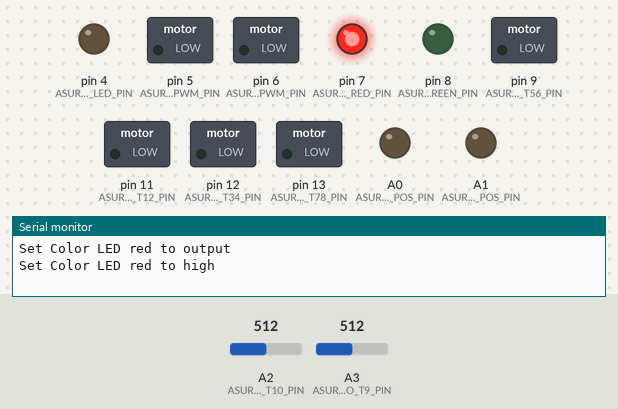
Bench run of a program on a simulated Arduino Pro Mini, built with avr-gcc and run on an emulated ATmega328P. Shown: switched loads named in the program (green lamp = pin HIGH), output pins drawn as LEDs (lit = HIGH), the last lines printed to the serial monitor. The test bench sets the inputs (shaded band); at power-on: A2 (ASURO_PHOTO_T10_PIN) = 512, A3 (ASURO_PHOTO_T9_PIN) = 512.

Above: at 0.1 s.
At 11.3 s:
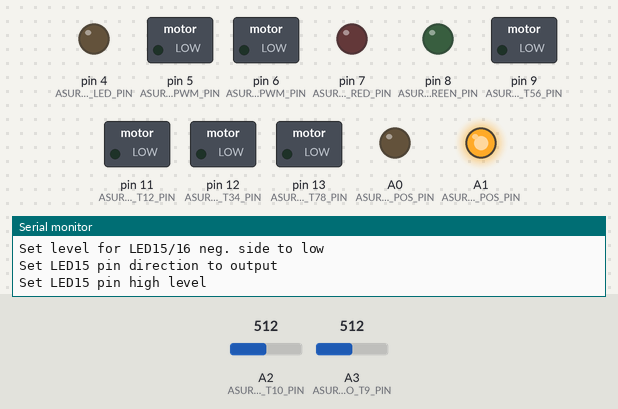
At 16.4 s:
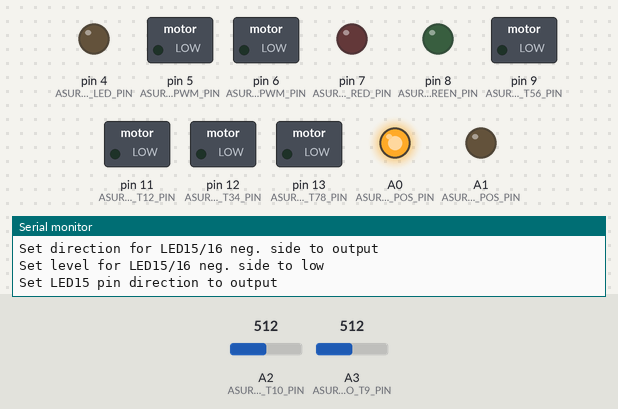
At 21.6 s:
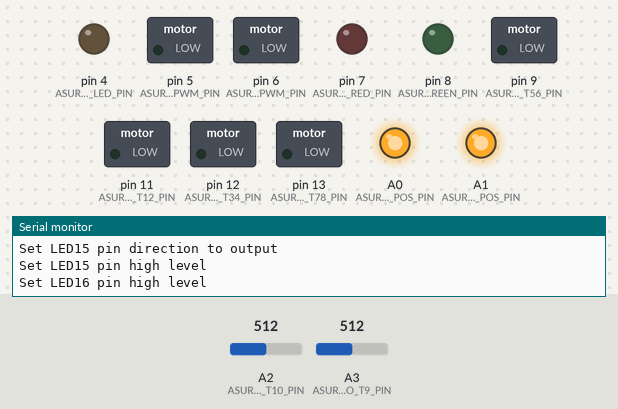
At 26.8 s:
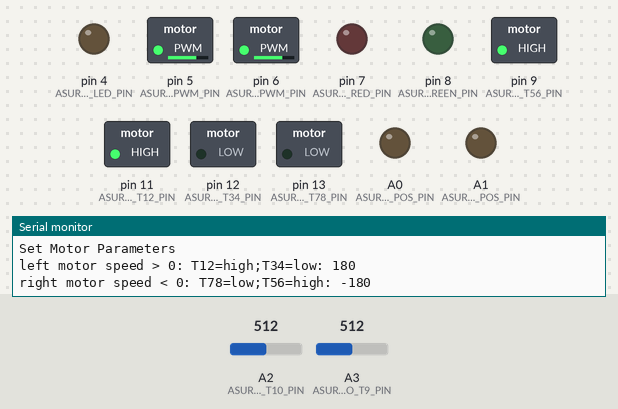
At 36.9 s:
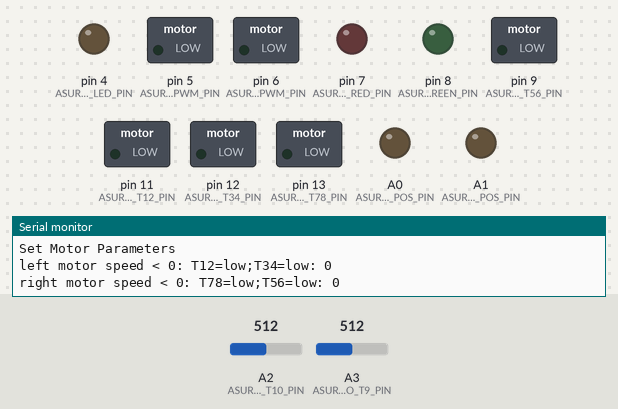
Timing chart, 0 to 38.4 s (numbered marks = the images above):
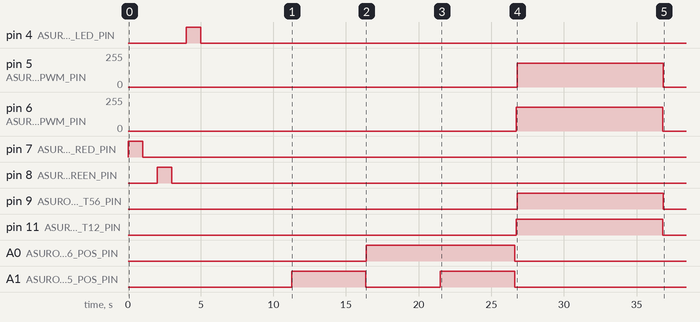

Measured:
- by itself, pin 4 (ASURO_LINE_LED_PIN): LOW → HIGH at 4.0 s, → LOW 1.0 s later
- by itself, pin 5 (ASURO_MOTOR2_PWM_PIN): 0/255 → 180/255 at 26.8 s, → 0/255 10.1 s later
- by itself, pin 6 (ASURO_MOTOR1_PWM_PIN): 0/255 → 180/255 at 26.7 s, → 0/255 10.1 s later
- by itself, pin 7 (ASURO_COLOR_LED_RED_PIN): LOW → HIGH at 0.00 s, → LOW 1.0 s later
- by itself, pin 8 (ASURO_COLOR_LED_GREEN_PIN): LOW → HIGH at 2.0 s, → LOW 1.0 s later
- by itself, pin 9 (ASURO_MOTOR2_T56_PIN): LOW → HIGH at 26.8 s, → LOW 10.1 s later
- by itself, pin 11 (ASURO_MOTOR1_T12_PIN): LOW → HIGH at 26.7 s, → LOW 10.1 s later
- by itself, A0 (ASURO_LED16_POS_PIN): LOW → HIGH at 16.4 s, → LOW 10.2 s later

The program:

main.cpp
```cpp
#include <Arduino.h>

/****************************************************************************
 *   This code is distributed in the hope that it will be useful,           *
 *   but WITHOUT ANY WARRANTY; without even the implied warranty of         *
 *   MERCHANTABILITY or FITNESS FOR A PARTICULAR PURPOSE.                   *
 ****************************************************************************/

/**
 * @file Asuro.ino
 * @author CJ
 * @date March 2023
 * @brief This sketch will use the Arexx Asuro robot platform.
 * Instead of the original Atmega8L we make use of an Arduino Nano like board
 * Inspiration https://github.com/Dirk-/Asurino-Library/blob/master/src/Asuro.cpp
 */


constexpr int ASURO_IR_REC_SFH5110_PIN = 2; // Asuro pin 2
// "IR Diode - SFH 415-U" GND                  // Asuro pin 3
constexpr int ASURO_COLOR_LED_RED_PIN = 7; // Asuro pin 4
constexpr int ASURO_SWITCH_INT_PIN = 3; // Asuro pin 5
constexpr int ASURO_MOTOR1_T12_PIN = 11; // Asuro pin 6
// VCC    // Asuro pin 7
// GND    // Asuro pin 8
// quarz  // Asuro pin 9
// quarz  // Asuro pin 10
constexpr int ASURO_MOTOR1_T34_PIN = 12; // Asuro pin 11
constexpr int ASURO_LINE_LED_PIN = 4; // Asuro pin 12
constexpr int ASURO_LED13_14_POS_PIN = A7; //? Asuro pin 13
constexpr int ASURO_LED15_16_NEG_PIN = A7; //? Asuro pin 13
constexpr int ASURO_COLOR_LED_GREEN_PIN = 8; // Asuro pin 14
// #####
constexpr int ASURO_MOTOR1_PWM_PIN = 6; // Asuro pin 15
constexpr int ASURO_MOTOR2_PWM_PIN = 5; // Asuro pin 16
constexpr int ASURO_IR_TRANSMITTER_PIN = 10; // Asuro pin 17
constexpr int ASURO_MOTOR2_T78_PIN = 13; // Asuro pin 18
constexpr int ASURO_MOTOR2_T56_PIN = 9; // Asuro pin 19
// AVCC    // Asuro pin 20
// AREF    // Asuro pin 21
// AGND    // Asuro pin 22
constexpr int ASURO_PHOTO_T12_PIN = A0; // Asuro pin 23
constexpr int ASURO_LED16_POS_PIN = A0; // Asuro pin 23
constexpr int ASURO_PHOTO_T11_PIN = A1; // Asuro pin 24
constexpr int ASURO_LED15_POS_PIN = A1; // Asuro pin 24
constexpr int ASURO_PHOTO_T10_PIN = A2; // Asuro pin 25
constexpr int ASURO_PHOTO_T9_PIN = A3; // Asuro pin 26
constexpr int ASURO_SWITCHES_PIN = A4; // Asuro pin 27
constexpr int ASURO_DIVIDER_PIN = A5; // Asuro pin 28

/**
 * @brief color LED color
 *
 */
enum class LED_COLOR_EN{
  LED_COLOR_RED = 0,
  LED_COLOR_GREEN = 1,
  LED_COLOR_YELLOW = 2
};

/**
 * @brief digital state, for example LED on or off
 *
 */
enum class IO_STATE_EN{
  IO_STATE_ON = 0,
  IO_STATE_OFF = 1,
  IO_STATE_UNDEF = 2
};

/**
 * @brief line sensor selection
 *
 */
enum class LINE_SENSOR_EN{
  LINE_SENSOR_LEFT = 0,
  LINE_SENSOR_RIGHT = 1,
  LINE_SENSOR_BOTH = 2,
  LINE_SENSOR_UNDEF = 3,
};

/**
 * @brief motor parameters
 *
 */
struct MOTOR_SELECTION_ST{
  int16_t left_motor_speed;
  int16_t right_motor_speed;
};


void Asuro_setMotor(struct MOTOR_SELECTION_ST paramMotorSelection);
void Asuro_initBackLeds(void);
void Asuro_setBackLeds(enum IO_STATE_EN paramLeftLedState, enum IO_STATE_EN paramRightLedState);


/**
 * @brief main Arduino setup routine
 * It initializes and test the main Asuro funktions
 *
 */
void setup() {
  int tempReadTestValue = 0;
  // init serial interface
  Serial.begin(9600);

  // initial self test of color LED
  // ##############################
   Serial.println("Set Color LED red to output");
   pinMode(ASURO_COLOR_LED_RED_PIN, OUTPUT);
   Serial.println("Set Color LED red to high");
   digitalWrite(ASURO_COLOR_LED_RED_PIN, HIGH);
   delay(1000);                       // wait for a second
   Serial.println("Set Color LED red to low");
   digitalWrite(ASURO_COLOR_LED_RED_PIN, LOW);
   delay(1000);                       // wait for a second
   Serial.println("Set Color LED green to output");
   pinMode(ASURO_COLOR_LED_GREEN_PIN, OUTPUT);
   Serial.println("Set Color LED green to high");
   digitalWrite(ASURO_COLOR_LED_GREEN_PIN, HIGH);
   delay(1000);                       // wait for a second
   Serial.println("Set Color LED green to low");
   digitalWrite(ASURO_COLOR_LED_GREEN_PIN, LOW);
   delay(1000);                       // wait for a second
  // initial self test of line LED and line photo read
  // #################################################
   Serial.println("Set line LED to output");
   pinMode(ASURO_LINE_LED_PIN, OUTPUT);
   Serial.println("Set line LED to high");
   digitalWrite(ASURO_LINE_LED_PIN, HIGH);
   Serial.print("Read Line 1: ");
   tempReadTestValue = analogRead(ASURO_PHOTO_T10_PIN);
   Serial.println(tempReadTestValue);
   Serial.print("Read Line 2: ");
   tempReadTestValue = analogRead(ASURO_PHOTO_T9_PIN);
   Serial.println(tempReadTestValue);
   delay(1000);                       // wait for a second
   digitalWrite(ASURO_LINE_LED_PIN, LOW);
   Serial.print("Read Line 1: ");
   tempReadTestValue = analogRead(ASURO_PHOTO_T10_PIN);
   Serial.println(tempReadTestValue);
   Serial.print("Read Line 2: ");
   tempReadTestValue = analogRead(ASURO_PHOTO_T9_PIN);
   Serial.println(tempReadTestValue);
   delay(1000);

  // initialize back LEDs
  Asuro_initBackLeds();
  delay(5000);
  Asuro_setBackLeds(IO_STATE_EN::IO_STATE_ON, IO_STATE_EN::IO_STATE_OFF);
  delay(5000);
  Asuro_setBackLeds(IO_STATE_EN::IO_STATE_OFF, IO_STATE_EN::IO_STATE_ON);
  delay(5000);
  Asuro_setBackLeds(IO_STATE_EN::IO_STATE_ON, IO_STATE_EN::IO_STATE_ON);
  delay(5000);
  Asuro_setBackLeds(IO_STATE_EN::IO_STATE_OFF, IO_STATE_EN::IO_STATE_OFF);

  // initialize motore functions
  struct MOTOR_SELECTION_ST tempMotorSelection;
  tempMotorSelection.left_motor_speed = 180;
  tempMotorSelection.right_motor_speed = -180;
  Asuro_setMotor(tempMotorSelection);
  delay(10000);
  tempMotorSelection.left_motor_speed = 0;
  tempMotorSelection.right_motor_speed = 0;
  Asuro_setMotor(tempMotorSelection);
  delay(10000);
  tempMotorSelection.left_motor_speed = -180;
  tempMotorSelection.right_motor_speed = 180;
  Asuro_setMotor(tempMotorSelection);
  delay(10000);
  tempMotorSelection.left_motor_speed = 0;
  tempMotorSelection.right_motor_speed = 0;
  Asuro_setMotor(tempMotorSelection);

}

/**
 * @brief main Arduino loop
 * it schedules the Asuro tasks
 *
 */
void loop() {
  // put your main code here, to run repeatedly:

}


void Asuro_initBackLeds(void)
{
  Serial.println("Set direction for LED15/16 neg. side to output");
  pinMode(ASURO_LED15_16_NEG_PIN, OUTPUT);
  Serial.println("Set level for LED15/16 neg. side to low");
  digitalWrite(ASURO_LED15_16_NEG_PIN, LOW);

  Serial.println("Set LED15 pin direction to output");
  pinMode(ASURO_LED15_POS_PIN, OUTPUT);
  Serial.println("Set LED15 pin low level");
  digitalWrite(ASURO_LED15_POS_PIN, LOW);

  Serial.println("Set LED15 pin direction to output");
  pinMode(ASURO_LED16_POS_PIN, OUTPUT);
  Serial.println("Set LED16 pin low level");
  digitalWrite(ASURO_LED16_POS_PIN, LOW);
}


/**
 * @brief Function to set the back LEDs to a given level (high or low)
 *
 * @param paramLeftLedState set left LED to IO_STATE_EN::IO_STATE_ON or _OFF
 * @param paramRightLedState set right LED to IO_STATE_EN::IO_STATE_ON or _OFF
 */
void Asuro_setBackLeds(enum IO_STATE_EN paramLeftLedState, enum IO_STATE_EN paramRightLedState)
{
  Serial.println("Set direction for LED15/16 neg. side to output");
  pinMode(ASURO_LED15_16_NEG_PIN, OUTPUT);
  Serial.println("Set level for LED15/16 neg. side to low");
  digitalWrite(ASURO_LED15_16_NEG_PIN, LOW);

  Serial.println("Set LED15 pin direction to output");
  pinMode(ASURO_LED15_POS_PIN, OUTPUT);
  if (IO_STATE_EN::IO_STATE_ON == paramLeftLedState){
    Serial.println("Set LED15 pin high level");
    digitalWrite(ASURO_LED15_POS_PIN, HIGH);

  } else {
    Serial.println("Set LED15 pin low level");
    digitalWrite(ASURO_LED15_POS_PIN, LOW);
  }
  if (IO_STATE_EN::IO_STATE_ON == paramRightLedState){
    Serial.println("Set LED16 pin high level");
    digitalWrite(ASURO_LED16_POS_PIN, HIGH);

  } else {
    Serial.println("Set LED16 pin low level");
    digitalWrite(ASURO_LED16_POS_PIN, LOW);
  }
}

/**
 * @brief inits the color LED with red and green and sets the output to low
 *
 */
void Asuro_initColorLed(void){
  Serial.println("Set Color LED red to output");
  pinMode(ASURO_COLOR_LED_RED_PIN, OUTPUT);
  Serial.println("Set Color LED red to low");
  digitalWrite(ASURO_COLOR_LED_RED_PIN, LOW);
  Serial.println("Set Color LED green to output");
  pinMode(ASURO_COLOR_LED_GREEN_PIN, OUTPUT);
  Serial.println("Set Color LED green to low");
  digitalWrite(ASURO_COLOR_LED_GREEN_PIN, LOW);
}

/**
 * @brief set the color and state (on/off) of the color LED
 *
 * @param paramLedColor LED_COLOR_RED, LED_COLOR_GREEN, LED_COLOR_YELLOW
 * @param paramIoState IO_STATE_ON, IO_STATE_OFF
 */
void Asuro_setColorLed(enum LED_COLOR_EN paramLedColor, enum IO_STATE_EN paramIoState){

  switch (paramLedColor){
    case LED_COLOR_EN::LED_COLOR_RED:
    if (IO_STATE_EN::IO_STATE_ON == paramIoState){
      digitalWrite(ASURO_COLOR_LED_RED_PIN, HIGH);
    }
    else{
      digitalWrite(ASURO_COLOR_LED_RED_PIN, LOW);
    }
    break;
  case LED_COLOR_EN::LED_COLOR_GREEN:
    if (IO_STATE_EN::IO_STATE_ON == paramIoState){
      digitalWrite(ASURO_COLOR_LED_GREEN_PIN, HIGH);
    }
    else{
      digitalWrite(ASURO_COLOR_LED_GREEN_PIN, LOW);
    }
    break;
  case LED_COLOR_EN::LED_COLOR_YELLOW:
    if (IO_STATE_EN::IO_STATE_ON == paramIoState){
      digitalWrite(ASURO_COLOR_LED_RED_PIN, HIGH);
      digitalWrite(ASURO_COLOR_LED_GREEN_PIN, HIGH);
    }
    else{
      digitalWrite(ASURO_COLOR_LED_RED_PIN, LOW);
      digitalWrite(ASURO_COLOR_LED_GREEN_PIN, LOW);
    }
    break;
  default:
    break;
  }
}

/**
 * @brief set line LED
 *
 * @param paramIoState IO_STATE_ON, IO_STATE_OFF
 */
void Asuro_setLineLed(enum IO_STATE_EN paramIoState){

  if (IO_STATE_EN::IO_STATE_ON == paramIoState){
    digitalWrite(ASURO_LINE_LED_PIN, HIGH);
  }
  else{
    digitalWrite(ASURO_LINE_LED_PIN, LOW);
  }
}


/**
 * @brief reads the line sensor data
 *
 * @param paramLineSensor LINE_SENSOR_LEFT, LINE_SENSOR_RIGHT, LINE_SENSOR_BOTH
 * @return -1 in case of a parameter error, else sensor data
 */
int Asuro_readLineSensor(enum LINE_SENSOR_EN paramLineSensor){
  int tempReadSensorValue = 0;
  switch (paramLineSensor){
    case LINE_SENSOR_EN::LINE_SENSOR_LEFT:
      tempReadSensorValue = analogRead(ASURO_PHOTO_T10_PIN);
    break;

    case LINE_SENSOR_EN::LINE_SENSOR_RIGHT:
      tempReadSensorValue = analogRead(ASURO_PHOTO_T9_PIN);
    break;

    case LINE_SENSOR_EN::LINE_SENSOR_BOTH:
      tempReadSensorValue = analogRead(ASURO_PHOTO_T9_PIN);
      tempReadSensorValue += analogRead(ASURO_PHOTO_T10_PIN);
      tempReadSensorValue = tempReadSensorValue / 2;
    break;

    default:
      tempReadSensorValue = -1;
    break;
  }


  return tempReadSensorValue;
}


/**
 * @brief set Motor Parameters
 *
 * @param paramMotorSelection left motor speed and right motor speed, values higher than 255 are truncated, positive values direct foward, nagative backward and 0 stops
 *
 * http://www.asurowiki.de/pmwiki/pmwiki.php/Main/Motorbruecke
 * Funktion	PD5 (PB5)	PD4 (PB4)
 * vorwärts	  1	        0
 * rückwärts  0	        1
 * bremsen	  0	        0
 * leerlauf	  1	        1
 *
 */
void Asuro_setMotor(struct MOTOR_SELECTION_ST paramMotorSelection){
  Serial.print("Input-Parameter: ");
  Serial.print(paramMotorSelection.left_motor_speed);
  Serial.print(",");
  Serial.println(paramMotorSelection.right_motor_speed);

  uint16_t tempMotorSpeedLeftConversion = abs(paramMotorSelection.left_motor_speed) & 0xFF;
  uint16_t tempMotorSpeedRightConversion = abs(paramMotorSelection.right_motor_speed) & 0xFF;

  Serial.println("Set Motor Parameters");
  pinMode(ASURO_MOTOR1_T12_PIN, OUTPUT);
  pinMode(ASURO_MOTOR1_T34_PIN, OUTPUT);
  pinMode(ASURO_MOTOR1_PWM_PIN, OUTPUT);
  pinMode(ASURO_MOTOR2_T78_PIN, OUTPUT);
  pinMode(ASURO_MOTOR2_T56_PIN, OUTPUT);
  pinMode(ASURO_MOTOR2_PWM_PIN, OUTPUT);

  if (paramMotorSelection.left_motor_speed > 0){
    Serial.print("left motor speed > 0: T12=high;T34=low: ");
    Serial.println(tempMotorSpeedLeftConversion);
    digitalWrite(ASURO_MOTOR1_T12_PIN, HIGH);
    digitalWrite(ASURO_MOTOR1_T34_PIN, LOW);
    analogWrite(ASURO_MOTOR1_PWM_PIN,tempMotorSpeedLeftConversion);
  }
  else if (paramMotorSelection.left_motor_speed < 0){
    Serial.print("left motor speed < 0: T12=low;T34=high: -");
    Serial.println(tempMotorSpeedLeftConversion);
    digitalWrite(ASURO_MOTOR1_T12_PIN, LOW);
    digitalWrite(ASURO_MOTOR1_T34_PIN, HIGH);
    analogWrite(ASURO_MOTOR1_PWM_PIN,tempMotorSpeedLeftConversion);
  } else {
    Serial.println("left motor speed < 0: T12=low;T34=low: 0");
    digitalWrite(ASURO_MOTOR1_T12_PIN, LOW);
    digitalWrite(ASURO_MOTOR1_T34_PIN, LOW);
    analogWrite(ASURO_MOTOR1_PWM_PIN,0);
  }

  if (paramMotorSelection.right_motor_speed > 0){
    Serial.print("right motor speed > 0: T78=high;T56=low: ");
    Serial.println(tempMotorSpeedRightConversion);
    digitalWrite(ASURO_MOTOR2_T78_PIN, HIGH);
    digitalWrite(ASURO_MOTOR2_T56_PIN, LOW);
    analogWrite(ASURO_MOTOR2_PWM_PIN,tempMotorSpeedRightConversion);
  }
  else if (paramMotorSelection.right_motor_speed < 0){
    Serial.print("right motor speed < 0: T78=low;T56=high: -");
    Serial.println(tempMotorSpeedRightConversion);
    digitalWrite(ASURO_MOTOR2_T78_PIN, LOW);
    digitalWrite(ASURO_MOTOR2_T56_PIN, HIGH);
    analogWrite(ASURO_MOTOR2_PWM_PIN,tempMotorSpeedRightConversion);
  } else {
    Serial.println("right motor speed < 0: T78=low;T56=low: 0");
    digitalWrite(ASURO_MOTOR2_T78_PIN, LOW);
    digitalWrite(ASURO_MOTOR2_T56_PIN, LOW);
    analogWrite(ASURO_MOTOR2_PWM_PIN,0);
  }

}
```
